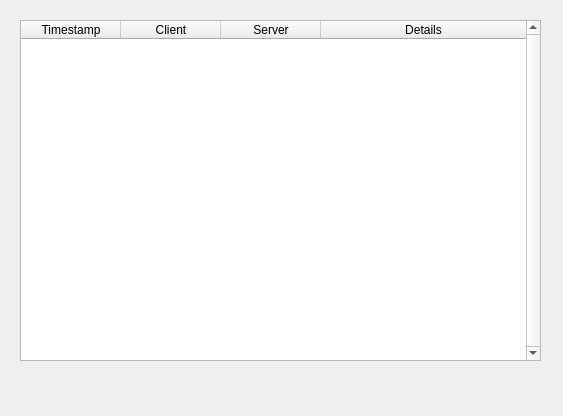
<?xml version="1.0" encoding="UTF-8"?>
<ui version="4.0">
 <class>SideBySideWindow</class>
 <widget class="QDialog" name="SideBySideWindow">
  <property name="geometry">
   <rect>
    <x>0</x>
    <y>0</y>
    <width>563</width>
    <height>416</height>
   </rect>
  </property>
  <property name="windowTitle">
   <string>Dialog</string>
  </property>
  <widget class="QTableWidget" name="tableWidget_packets">
   <property name="geometry">
    <rect>
     <x>20</x>
     <y>20</y>
     <width>521</width>
     <height>341</height>
    </rect>
   </property>
   <property name="sizePolicy">
    <sizepolicy hsizetype="Expanding" vsizetype="Expanding">
     <horstretch>0</horstretch>
     <verstretch>0</verstretch>
    </sizepolicy>
   </property>
   <property name="toolTip">
    <string>Captured packets</string>
   </property>
   <property name="frameShape">
    <enum>QFrame::StyledPanel</enum>
   </property>
   <property name="verticalScrollBarPolicy">
    <enum>Qt::ScrollBarAlwaysOn</enum>
   </property>
   <property name="editTriggers">
    <set>QAbstractItemView::NoEditTriggers</set>
   </property>
   <property name="alternatingRowColors">
    <bool>false</bool>
   </property>
   <property name="selectionBehavior">
    <enum>QAbstractItemView::SelectRows</enum>
   </property>
   <property name="rowCount">
    <number>0</number>
   </property>
   <property name="columnCount">
    <number>4</number>
   </property>
   <attribute name="horizontalHeaderStretchLastSection">
    <bool>true</bool>
   </attribute>
   <attribute name="verticalHeaderStretchLastSection">
    <bool>false</bool>
   </attribute>
   <column>
    <property name="text">
     <string>Timestamp</string>
    </property>
   </column>
   <column>
    <property name="text">
     <string>Client</string>
    </property>
   </column>
   <column>
    <property name="text">
     <string>Server</string>
    </property>
   </column>
   <column>
    <property name="text">
     <string>Details</string>
    </property>
   </column>
  </widget>
 </widget>
 <resources/>
 <connections/>
</ui>
